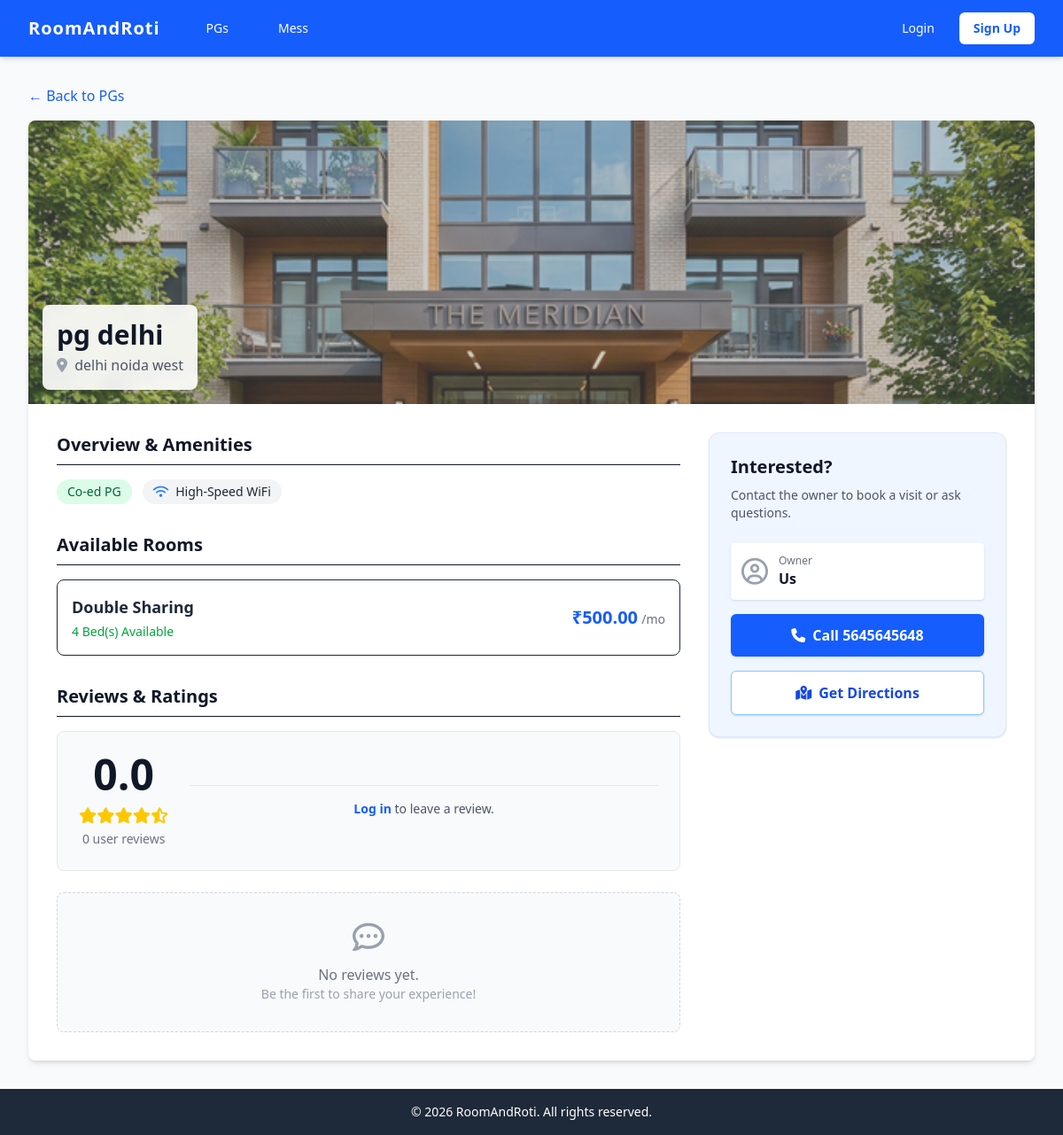
Screenshot of /pgs/31/ with the database file from the repository.
### housing/models.py (models this page shows, shortened)
class PG(models.Model):
    owner = models.ForeignKey(
        User,
        on_delete=models.CASCADE,
        limit_choices_to={"role": "owner"},
        related_name="pgs",
    )
    name = models.CharField(max_length=200)
    address = models.TextField()
    contact_number = models.CharField(max_length=20)
    gender_restriction = models.CharField(
        max_length=20,
        choices=(("boys", "Boys only"), ("girls", "Girls only"), ("any", "Anyone")),
        default="any",
        db_index=True,
    )
    food_included = models.BooleanField(default=False, db_index=True)
    has_wifi = models.BooleanField(default=False)
    has_ac = models.BooleanField(default=False)
    attached_bathroom = models.BooleanField(default=False)
    starting_price = models.DecimalField(max_digits=8, decimal_places=2, db_index=True)
    image = models.ImageField(upload_to="pg_images/", blank=True, null=True)
    latitude = models.FloatField(null=True, blank=True)
    longitude = models.FloatField(null=True, blank=True)
    created_at = models.DateTimeField(auto_now_add=True)
    @property
    def average_rating(self):
        ratings = self.ratings.all()
        if ratings.exists():
            return round(sum([r.rating for r in ratings]) / ratings.count(), 1)
        return 0.0
    @property
    def rating_count(self):
        return self.ratings.count()

class Room(models.Model):
    pg = models.ForeignKey(PG, on_delete=models.CASCADE, related_name="rooms")
    occupancy = models.IntegerField(
        choices=((1, "Single"), (2, "Double"), (3, "Triple"), (4, "Quad")), default=2
    )
    rent_per_month = models.DecimalField(max_digits=8, decimal_places=2)
    vacant_beds = models.IntegerField(default=2)
    @property
    def is_available(self):
        return self.vacant_beds > 0

### users/models.py (models this page shows, shortened)
class CustomUser(AbstractUser):
    ROLE_CHOICES = (
        ("student", "Student"),
        ("owner", "Owner"),
        ("admin", "Admin"),
    )
    role = models.CharField(max_length=10, choices=ROLE_CHOICES, default="student")
    email = models.EmailField(unique=True)

### housing/views.py (the view)
# urls.py: path("<int:pk>/", views.pg_detail, name="pg_detail"), # Detailed view for a single specific PG
def pg_detail(request, pk):
    pg = get_object_or_404(PG, pk=pk)
    viewer = request.user if request.user.is_authenticated else None
    ListingView.objects.create(listing_type="pg", listing_id=pg.id, viewer=viewer)
    return render(request, "housing/pg_detail.html", {"pg": pg})

### users/context_processors.py (called while the page is built)
def unread_notifications(request):
    if request.user.is_authenticated:
        count = Notification.objects.filter(user=request.user, is_read=False).count()
        return {"unread_notifications_count": count}
    return {"unread_notifications_count": 0}

### housing/templates/housing/pg_detail.html (shortened to what this page needs)
{% extends 'base.html' %}
{% block content %}
<div class="mb-4">
    <a href="{% url 'pg_list' %}" class="text-blue-600 hover:text-blue-800 font-medium">← Back to PGs</a>
</div>
<div class="bg-white rounded-lg shadow-md overflow-hidden">
    <div class="h-64 sm:h-80 bg-gray-300 relative">
        {% if pg.image %}
        <img src="{{ pg.image.url }}" alt="{{ pg.name }}" class="absolute inset-0 w-full h-full object-cover">
        {% else %}
        {% load static %}
        <img src="{% static 'images/default_pg.png' %}" alt="PG Image" class="absolute inset-0 w-full h-full object-cover opacity-80 mix-blend-multiply">
        {% endif %}
        <div class="absolute bottom-4 left-4 bg-white/90 backdrop-blur-sm p-4 rounded-lg shadow-md max-w-xl">
            <h1 class="text-2xl sm:text-3xl font-bold text-gray-900 flex items-center gap-3">
                {{ pg.name }}
            </h1>
            <p class="text-gray-600 mt-1"><i class="fa-solid fa-location-dot mr-1 text-gray-400"></i> {{ pg.address }}</p>
        </div>
    </div>
    <div class="p-6 md:p-8 grid grid-cols-1 lg:grid-cols-3 gap-8">
        <div class="lg:col-span-2 space-y-8">
            <section>
                <h2 class="text-xl font-bold text-gray-900 border-b pb-2 mb-4">Overview & Amenities</h2>
                <div class="flex flex-wrap gap-3">
                    {% if pg.gender_restriction == 'boys' %}
                        <span class="inline-flex items-center px-3 py-1 rounded-full text-sm font-medium bg-blue-100 text-blue-800">Boys PG</span>
                    {% elif pg.gender_restriction == 'girls' %}
                        <span class="inline-flex items-center px-3 py-1 rounded-full text-sm font-medium bg-pink-100 text-pink-800">Girls PG</span>
                    {% else %}
                        <span class="inline-flex items-center px-3 py-1 rounded-full text-sm font-medium bg-green-100 text-green-800">Co-ed PG</span>
                    {% endif %}
                    {% if pg.has_wifi %}
                        <span class="inline-flex items-center px-3 py-1 rounded-full text-sm font-medium bg-gray-100 text-gray-800"><i class="fa-solid fa-wifi mr-2 text-blue-500"></i> High-Speed WiFi</span>
                    {% endif %}
                </div>
            </section>
            <section>
                <h2 class="text-xl font-bold text-gray-900 border-b pb-2 mb-4">Available Rooms</h2>
                {% if pg.rooms.all %}
                    <div class="space-y-4">
                        {% for room in pg.rooms.all %}
                            <div class="border rounded-lg p-4 flex justify-between items-center {% if not room.is_available %}bg-gray-50 opacity-60{% endif %}">
                                <div>
                                    <h3 class="font-bold text-lg text-gray-800">{{ room.get_occupancy_display }} Sharing</h3>
                                    <p class="text-sm text-gray-500 mt-1">
                                        {% if room.is_available %}
                                            <span class="text-green-600 font-medium">{{ room.vacant_beds }} Bed(s) Available</span>
                                        {% else %}
                                            <span class="text-red-500 font-medium">Currently Full</span>
                                        {% endif %}
                                    </p>
                                </div>
                                <div class="text-right flex flex-col items-end">
                                    <div>
                                        <span class="text-xl font-bold text-blue-600">₹{{ room.rent_per_month }}</span>
                                        <span class="text-gray-500 text-sm">/mo</span>
                                    </div>
                                </div>
                            </div>
                        {% endfor %}
                    </div>
                {% else %}
                    <p class="text-gray-500">No rooms have been listed by the owner yet.</p>
                {% endif %}
            </section>
            <section>
                <h2 class="text-xl font-bold text-gray-900 border-b pb-2 mb-4">Reviews & Ratings</h2>
                <div class="bg-gray-50 rounded-lg border border-gray-200 p-6 mb-6 flex flex-col sm:flex-row items-center gap-6">
                    <div class="text-center sm:w-1/3">
                        <span class="text-5xl font-bold text-gray-900">{{ pg.average_rating|floatformat:1 }}</span>
                        <div class="text-yellow-400 text-lg mt-2">
                            <i class="fa-solid fa-star"></i><i class="fa-solid fa-star"></i><i class="fa-solid fa-star"></i><i class="fa-solid fa-star"></i><i class="fa-solid fa-star-half-stroke"></i>
                        </div>
                        <span class="text-sm text-gray-500 font-medium">{{ pg.rating_count }} user reviews</span>
                    </div>
                    {% if user.is_authenticated and user.role == 'student' %}
                    <div class="flex-1 w-full sm:border-l sm:pl-6 sm:border-t-0 border-t pt-4 sm:pt-0 border-gray-200">
                        <h3 class="font-bold text-gray-800 mb-3">Leave a Rating</h3>
                        <form method="post" action="{% url 'rate_pg' pg.id %}" class="space-y-3">
                            {% csrf_token %}
                            <div class="flex flex-wrap items-center gap-3">
                                <label class="text-sm font-medium text-gray-700">Your Score:</label>
                                <select name="rating" class="border border-gray-300 rounded p-1.5 text-sm outline-none focus:border-blue-500 focus:ring-1 focus:ring-blue-500" required>
                                    <option value="5">5 - Excellent</option>
                                    <option value="4">4 - Good</option>
                                    <option value="3">3 - Average</option>
                                    <option value="2">2 - Poor</option>
                                    <option value="1">1 - Terrible</option>
                                </select>
                            </div>
                            <textarea name="comment" rows="2" class="w-full border border-gray-300 rounded-md p-2.5 text-sm outline-none focus:border-blue-500 focus:ring-1 focus:ring-blue-500" placeholder="Tell us about your experience... (Optional)"></textarea>
                            <div class="flex justify-end">
                                <button type="submit" class="bg-blue-600 text-white text-sm font-bold py-2 px-5 rounded-md hover:bg-blue-700 transition shadow-sm">Submit Review</button>
                            </div>
                        </form>
                    </div>
                    {% elif user.is_authenticated %}
                    <div class="flex-1 w-full sm:border-l sm:pl-6 sm:border-t-0 border-t pt-4 sm:pt-0 border-gray-200 text-sm text-gray-500 flex items-center justify-center">
                        <p>Owners cannot leave reviews.</p>
                    </div>
                    {% else %}
                    <div class="flex-1 w-full sm:border-l sm:pl-6 sm:border-t-0 border-t pt-4 sm:pt-0 border-gray-200 text-sm text-gray-600 flex items-center justify-center">
                        <p><a href="{% url 'account_login' %}" class="text-blue-600 font-bold hover:underline">Log in</a> to leave a review.</p>
                    </div>
                    {% endif %}
                </div>
                <div class="space-y-4">
                    {% for review in pg.ratings.all reversed %}
                        <div class="border border-gray-200 rounded-lg p-5 bg-white shadow-sm hover:shadow-md transition">
                            <div class="flex justify-between items-start mb-3">
                                <div class="flex items-center gap-3">
                                    <div class="w-10 h-10 bg-blue-100 text-blue-700 rounded-full flex items-center justify-center font-bold">
                                        {{ review.user.username.0|upper }}
                                    </div>
                                    <div>
                                        <span class="font-bold text-gray-800 block leading-tight">{{ review.user.username }}</span>
                                        <span class="text-xs text-gray-500">{{ review.created_at|date:"F d, Y" }}</span>
                                    </div>
                                </div>
                                <div class="text-yellow-400 text-sm tracking-widest bg-yellow-50 px-2 py-1 rounded">
                                    {% for i in "12345" %}
                                        <i class="fa-{% if forloop.counter <= review.rating %}solid{% else %}regular text-yellow-300{% endif %} fa-star"></i>
                                    {% endfor %}
                                </div>
                            </div>
                            {% if review.comment %}
                                <p class="text-gray-700 text-sm leading-relaxed">{{ review.comment }}</p>
                            {% endif %}
                        </div>
                    {% empty %}
                        <div class="text-center py-8 bg-gray-50 rounded-lg border border-dashed border-gray-300">
                            <i class="fa-regular fa-comment-dots text-gray-400 text-4xl mb-3"></i>
                            <p class="text-gray-500 font-medium">No reviews yet.</p>
                            <p class="text-sm text-gray-400">Be the first to share your experience!</p>
                        </div>
                    {% endfor %}
                </div>
            </section>
        </div>
        <div class="lg:col-span-1">
            <div class="bg-blue-50 border border-blue-100 rounded-xl p-6 shadow-sm sticky top-24">
                <h3 class="font-bold text-xl text-gray-900 mb-2">Interested?</h3>
                <p class="text-gray-600 text-sm mb-6">Contact the owner to book a visit or ask questions.</p>
                <div class="space-y-4">
                    <div class="bg-white rounded p-3 flex items-center shadow-sm">
                        <i class="fa-regular fa-circle-user text-3xl text-gray-400 mr-3"></i>
                        <div>
                            <p class="text-xs text-gray-500">Owner</p>
                            <p class="font-bold text-gray-900">{{ pg.owner.username|title }}</p>
                        </div>
                    </div>
                    <a href="tel:{{ pg.contact_number }}" class="w-full flex justify-center items-center py-3 px-4 rounded-md shadow bg-blue-600 text-white font-bold hover:bg-blue-700 transition">
                        <i class="fa-solid fa-phone mr-2"></i> Call {{ pg.contact_number }}
                    </a>
                    {% if pg.latitude and pg.longitude %}
                    <a href="https://www.google.com/maps/dir/?api=1&destination={{ pg.latitude|stringformat:'f' }},{{ pg.longitude|stringformat:'f' }}" target="_blank" class="w-full flex justify-center items-center py-3 px-4 rounded-md shadow border border-blue-300 bg-white text-blue-700 font-bold hover:bg-blue-50 transition">
                        <i class="fa-solid fa-map-location-dot mr-2"></i> Get Directions
                    </a>
                    {% endif %}
                </div>
            </div>
        </div>
    </div>
</div>
{% endblock %}

### rows the page displays
PG: name "pg delhi", address "delhi noida west", average_rating "0.0", rating_count "0", owner.username "Us", contact_number "5645645648"
Room: occupancy "Double", vacant_beds "4", rent_per_month "500.00"
